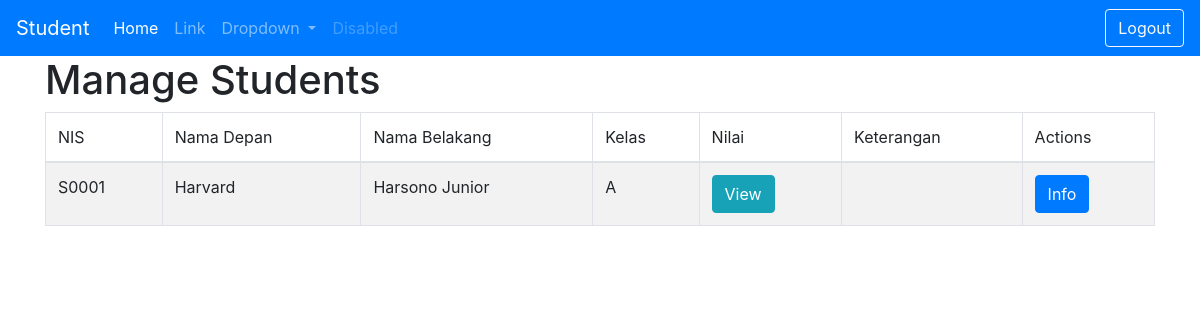
The page /index.php/main/guru on the database as committed earlier.
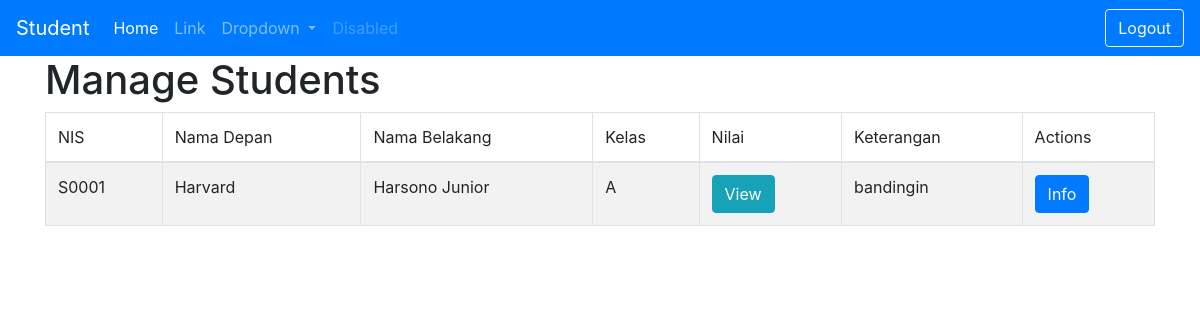
The same page on the database as committed later.
### tables this page shows
CREATE TABLE `siswa` (
  `id_siswa` varchar(5) NOT NULL,
  `user_id` varchar(10) NOT NULL,
  `id_kelas` varchar(5) NOT NULL,
  `first_name` varchar(255) NOT NULL,
  `last_name` varchar(255) DEFAULT NULL,
  `contact` varchar(255) NOT NULL,
  `address` varchar(255) NOT NULL,
  `keterangan` varchar(255) DEFAULT NULL
);

### application/controllers/Main.php (called while the page is built, shortened)
<?php
class Main extends CI_Controller
{
    public function __construct(){
        $this->load->helper('html');
        $this->load->model('data');
    }
    public function guru(){
        $data['js'] = $this->load->view('include/javascript.php', NULL, TRUE);
        $data['css'] = $this->load->view('include/css.php', NULL, TRUE);
        $data['nav'] = $this->load->view('include/navbar.php', NULL, TRUE);
        $data['siswa'] = $this->data->get_data();
        $this->load->view('pages/guru.php', $data);
    }
}

### index.php (called while the page is built, shortened)
<?php
require_once BASEPATH.'core/CodeIgniter.php';

### application/models/Data.php (called while the page is built, shortened)
<?php
class Data extends CI_Model
{
  public function get_data(){
    $query = $this->db->query("SELECT * FROM siswa NATURAL JOIN credentials");
    return $query->result_array();
  }
}

### application/views/pages/guru.php (the view, shortened to what this page needs)
<!DOCTYPE HTML>
<html>
<head>
  <?= $css?>
</head>
<body>
<?= $nav?>
  <div class="container">
    <h1>Manage Students</h1>
    <div class="table-responsive">
      <table id="students" class="table table-striped table-bordered">
        <thead>
          <tr>
            <td>NIS</td>
            <td>Nama Depan</td>
            <td>Nama Belakang</td>
            <td>Kelas</td>
            <td>Nilai</td>
            <td>Keterangan</td>
            <td>Actions</td>
          </tr>
        </thead>
        <?php
        foreach ($siswa as $row) { ?>
          <tr>
            <td><?php echo $row['id_siswa']; ?></td>
            <td><?php echo $row['first_name']; ?></td>
            <td><?php echo $row['last_name']; ?></td>
            <td><?php echo $row['id_kelas']; ?></td>
            <td><?php echo "<a href='nilai_siswa' class='btn btn-info'>View</a>";?></td>
            <td><?php echo $row['keterangan']; ?></td>
            <td>
              <?php
              echo "<a href='info_siswa' class='btn btn-primary'>Info</a>";
              ?>
            </td>
          </tr>
        <?php } ?>
      </table>
    </div>
  </div>
</body>
</html>

Rows that differ between the two databases and show on the page:
changed siswa "Harvard": keterangan (not shown) → "bandingin"
